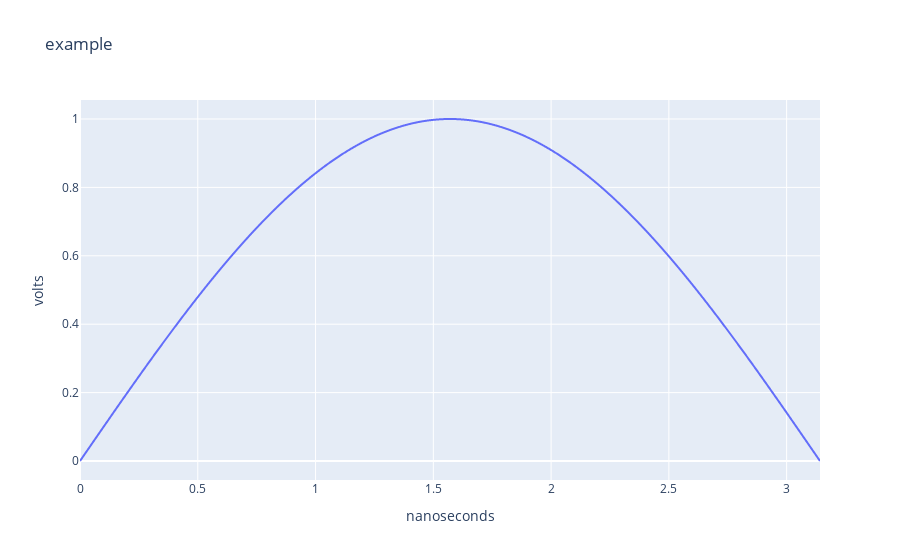

Notebook code for this chart:
### Code cell
x = np.linspace(0, np.pi, 1000)

layout = go.Layout(
    title = 'example',
    yaxis = dict(
        title = 'volts'
    ),
    xaxis = dict(
        title = 'nanoseconds'
    )
)

trace1 = go.Scatter(
    x=x,
    y=np.sin(x),
    mode='lines',
    name='sin(x)',
    line=dict(
        shape='spline'
    )
)

fig = go.Figure(data = [trace1], layout=layout)
py.offline.iplot(fig)

### Figure 1 — Plotly figure (JSON) as saved in the notebook; plotly's stock layout.template omitted (floating-point values rounded to 4 significant figures; data arrays with more than 128 entries replaced by an {"elided": "..."} marker saying what was removed)
{"data": [{"line": {"shape": "spline"}, "mode": "lines", "name": "sin(x)", "type": "scatter", "x": {"elided": "1000 float values"}, "y": {"elided": "1000 float values"}}], "layout": {"title": {"text": "example"}, "xaxis": {"title": {"text": "nanoseconds"}}, "yaxis": {"title": {"text": "volts"}}}}
